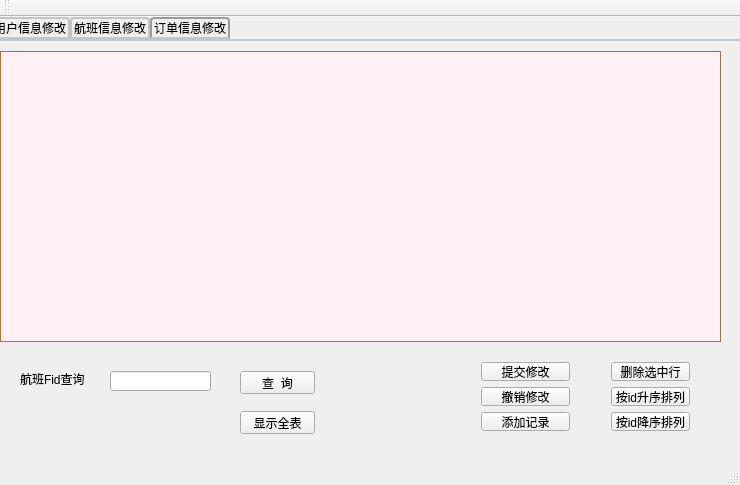
<?xml version="1.0" encoding="UTF-8"?>
<ui version="4.0">
 <class>MainWindow</class>
 <widget class="QMainWindow" name="MainWindow">
  <property name="geometry">
   <rect>
    <x>0</x>
    <y>0</y>
    <width>740</width>
    <height>485</height>
   </rect>
  </property>
  <property name="windowTitle">
   <string>MainWindow</string>
  </property>
  <widget class="QWidget" name="centralWidget">
   <widget class="QTabWidget" name="tabWidget">
    <property name="geometry">
     <rect>
      <x>-10</x>
      <y>0</y>
      <width>751</width>
      <height>441</height>
     </rect>
    </property>
    <property name="styleSheet">
     <string notr="true">QTabWidget::pane { /* The tab widget frame */
    border-top: 2px solid #C2C7CB;
    position: absolute;
    top: -0.5em;
}

QTabWidget::tab-bar {
    alignment: center;
}

/* Style the tab using the tab sub-control. Note that
    it reads QTabBar _not_ QTabWidget */
QTabBar::tab {
    background: qlineargradient(x1: 0, y1: 0, x2: 0, y2: 1,
                                stop: 0 #E1E1E1, stop: 0.4 #DDDDDD,
                                stop: 0.5 #D8D8D8, stop: 1.0 #D3D3D3);
    border: 2px solid #C4C4C3;
    border-bottom-color: #C2C7CB; /* same as the pane color */
    border-top-left-radius: 4px;
    border-top-right-radius: 4px;
    min-width: 8ex;
    padding: 2px;
}

QTabBar::tab:selected, QTabBar::tab:hover {
    background: qlineargradient(x1: 0, y1: 0, x2: 0, y2: 1,
                                stop: 0 #fafafa, stop: 0.4 #f4f4f4,
                                stop: 0.5 #e7e7e7, stop: 1.0 #fafafa);
}

QTabBar::tab:selected {
    border-color: #9B9B9B;
    border-bottom-color: #C2C7CB; /* same as pane color */
}</string>
    </property>
    <property name="currentIndex">
     <number>2</number>
    </property>
    <widget class="QWidget" name="tab_3">
     <attribute name="title">
      <string>用户信息修改</string>
     </attribute>
     <widget class="QTableView" name="tableView">
      <property name="geometry">
       <rect>
        <x>10</x>
        <y>10</y>
        <width>721</width>
        <height>291</height>
       </rect>
      </property>
      <property name="styleSheet">
       <string notr="true">
QTableView{
	 
    color: rgb(0, 0, 0);
    border: 1px solid #C07010;          /*边框颜色*/
    gridline-color:#C07010;             /*grid线颜色*/
    background-color: rgb(255, 240 ,245);
    alternate-background-color: rgb(200, 200, 200); /*行交替颜色*/
    selection-background-color: rgb(130, 190, 100); /*选中行背景颜色*/
}

QTableView::item:!alternate:!selected{
    background-color: rgb(220, 220, 220);    /*交替行的另一颜色*/
}
QHeaderView{background:skyblue;}</string>
      </property>
     </widget>
     <widget class="QLabel" name="label">
      <property name="geometry">
       <rect>
        <x>60</x>
        <y>320</y>
        <width>54</width>
        <height>12</height>
       </rect>
      </property>
      <property name="text">
       <string>姓名：</string>
      </property>
     </widget>
     <widget class="QLineEdit" name="lineEdit">
      <property name="geometry">
       <rect>
        <x>110</x>
        <y>320</y>
        <width>141</width>
        <height>20</height>
       </rect>
      </property>
     </widget>
     <widget class="QPushButton" name="pushButton_5">
      <property name="geometry">
       <rect>
        <x>260</x>
        <y>320</y>
        <width>75</width>
        <height>23</height>
       </rect>
      </property>
      <property name="text">
       <string>查  询</string>
      </property>
     </widget>
     <widget class="QPushButton" name="pushButton_6">
      <property name="geometry">
       <rect>
        <x>250</x>
        <y>360</y>
        <width>75</width>
        <height>23</height>
       </rect>
      </property>
      <property name="text">
       <string>显示全表</string>
      </property>
     </widget>
     <widget class="QWidget" name="verticalLayoutWidget">
      <property name="geometry">
       <rect>
        <x>620</x>
        <y>310</y>
        <width>101</width>
        <height>81</height>
       </rect>
      </property>
      <layout class="QVBoxLayout" name="verticalLayout">
       <item>
        <widget class="QPushButton" name="pushButton_4">
         <property name="text">
          <string>删除选中行</string>
         </property>
        </widget>
       </item>
       <item>
        <widget class="QPushButton" name="pushButton_7">
         <property name="text">
          <string>按id升序排列</string>
         </property>
        </widget>
       </item>
       <item>
        <widget class="QPushButton" name="pushButton_8">
         <property name="text">
          <string>按id降序排列</string>
         </property>
        </widget>
       </item>
      </layout>
     </widget>
     <widget class="QWidget" name="verticalLayoutWidget_6">
      <property name="geometry">
       <rect>
        <x>490</x>
        <y>310</y>
        <width>101</width>
        <height>83</height>
       </rect>
      </property>
      <layout class="QVBoxLayout" name="verticalLayout_6">
       <item>
        <widget class="QPushButton" name="pushButton">
         <property name="text">
          <string>提交修改</string>
         </property>
        </widget>
       </item>
       <item>
        <widget class="QPushButton" name="pushButton_2">
         <property name="text">
          <string>撤销修改</string>
         </property>
        </widget>
       </item>
       <item>
        <widget class="QPushButton" name="pushButton_3">
         <property name="text">
          <string>添加记录</string>
         </property>
        </widget>
       </item>
      </layout>
     </widget>
    </widget>
    <widget class="QWidget" name="tab_2">
     <attribute name="title">
      <string>航班信息修改</string>
     </attribute>
     <widget class="QTableView" name="tableView_2">
      <property name="geometry">
       <rect>
        <x>20</x>
        <y>20</y>
        <width>721</width>
        <height>291</height>
       </rect>
      </property>
      <property name="styleSheet">
       <string notr="true">
QTableView{
	 
    color: rgb(0, 0, 0);
    border: 1px solid #C07010;          /*边框颜色*/
    gridline-color:#C07010;             /*grid线颜色*/
    background-color: rgb(255, 240 ,245);
    alternate-background-color: rgb(200, 200, 200); /*行交替颜色*/
    selection-background-color: rgb(130, 190, 100); /*选中行背景颜色*/
}

QTableView::item:!alternate:!selected{
    background-color: rgb(220, 220, 220);    /*交替行的另一颜色*/
}
QHeaderView{background:skyblue;}</string>
      </property>
     </widget>
     <widget class="QWidget" name="verticalLayoutWidget_2">
      <property name="geometry">
       <rect>
        <x>620</x>
        <y>320</y>
        <width>91</width>
        <height>91</height>
       </rect>
      </property>
      <layout class="QVBoxLayout" name="verticalLayout_2">
       <item>
        <widget class="QPushButton" name="pushButton_12">
         <property name="text">
          <string>删除选中行</string>
         </property>
        </widget>
       </item>
       <item>
        <widget class="QPushButton" name="pushButton_13">
         <property name="text">
          <string>按Fid升序排列</string>
         </property>
        </widget>
       </item>
       <item>
        <widget class="QPushButton" name="pushButton_14">
         <property name="text">
          <string>按Fid降序排列</string>
         </property>
        </widget>
       </item>
      </layout>
     </widget>
     <widget class="QPushButton" name="pushButton_15">
      <property name="geometry">
       <rect>
        <x>250</x>
        <y>330</y>
        <width>75</width>
        <height>23</height>
       </rect>
      </property>
      <property name="text">
       <string>查  询</string>
      </property>
     </widget>
     <widget class="QPushButton" name="pushButton_16">
      <property name="geometry">
       <rect>
        <x>250</x>
        <y>360</y>
        <width>75</width>
        <height>23</height>
       </rect>
      </property>
      <property name="text">
       <string>显示全表</string>
      </property>
     </widget>
     <widget class="QLineEdit" name="lineEdit_2">
      <property name="geometry">
       <rect>
        <x>100</x>
        <y>330</y>
        <width>141</width>
        <height>20</height>
       </rect>
      </property>
     </widget>
     <widget class="QLabel" name="label_2">
      <property name="geometry">
       <rect>
        <x>40</x>
        <y>340</y>
        <width>54</width>
        <height>12</height>
       </rect>
      </property>
      <property name="text">
       <string>航班Fid号</string>
      </property>
     </widget>
     <widget class="QWidget" name="verticalLayoutWidget_5">
      <property name="geometry">
       <rect>
        <x>490</x>
        <y>330</y>
        <width>101</width>
        <height>91</height>
       </rect>
      </property>
      <layout class="QVBoxLayout" name="verticalLayout_5">
       <item>
        <widget class="QPushButton" name="pushButton_9">
         <property name="text">
          <string>提交修改</string>
         </property>
        </widget>
       </item>
       <item>
        <widget class="QPushButton" name="pushButton_11">
         <property name="text">
          <string>添加记录</string>
         </property>
        </widget>
       </item>
       <item>
        <widget class="QPushButton" name="pushButton_10">
         <property name="text">
          <string>撤销修改</string>
         </property>
        </widget>
       </item>
      </layout>
     </widget>
    </widget>
    <widget class="QWidget" name="tab">
     <attribute name="title">
      <string>订单信息修改</string>
     </attribute>
     <widget class="QTableView" name="tableView_3">
      <property name="geometry">
       <rect>
        <x>10</x>
        <y>10</y>
        <width>721</width>
        <height>291</height>
       </rect>
      </property>
      <property name="styleSheet">
       <string notr="true">
QTableView{
	 
    color: rgb(0, 0, 0);
    border: 1px solid #C07010;          /*边框颜色*/
    gridline-color:#C07010;             /*grid线颜色*/
    background-color: rgb(255, 240 ,245);
    alternate-background-color: rgb(200, 200, 200); /*行交替颜色*/
    selection-background-color: rgb(130, 190, 100); /*选中行背景颜色*/
}

QTableView::item:!alternate:!selected{
    background-color: rgb(220, 220, 220);    /*交替行的另一颜色*/
}
QHeaderView{background:skyblue;}</string>
      </property>
     </widget>
     <widget class="QWidget" name="verticalLayoutWidget_3">
      <property name="geometry">
       <rect>
        <x>610</x>
        <y>310</y>
        <width>101</width>
        <height>91</height>
       </rect>
      </property>
      <layout class="QVBoxLayout" name="verticalLayout_3">
       <item>
        <widget class="QPushButton" name="pushButton_20">
         <property name="text">
          <string>删除选中行</string>
         </property>
        </widget>
       </item>
       <item>
        <widget class="QPushButton" name="pushButton_21">
         <property name="text">
          <string>按id升序排列</string>
         </property>
        </widget>
       </item>
       <item>
        <widget class="QPushButton" name="pushButton_22">
         <property name="text">
          <string>按id降序排列</string>
         </property>
        </widget>
       </item>
      </layout>
     </widget>
     <widget class="QPushButton" name="pushButton_23">
      <property name="geometry">
       <rect>
        <x>250</x>
        <y>330</y>
        <width>75</width>
        <height>23</height>
       </rect>
      </property>
      <property name="text">
       <string>查  询</string>
      </property>
     </widget>
     <widget class="QPushButton" name="pushButton_24">
      <property name="geometry">
       <rect>
        <x>250</x>
        <y>370</y>
        <width>75</width>
        <height>23</height>
       </rect>
      </property>
      <property name="text">
       <string>显示全表</string>
      </property>
     </widget>
     <widget class="QLineEdit" name="lineEdit_3">
      <property name="geometry">
       <rect>
        <x>120</x>
        <y>330</y>
        <width>101</width>
        <height>20</height>
       </rect>
      </property>
     </widget>
     <widget class="QLabel" name="label_3">
      <property name="geometry">
       <rect>
        <x>30</x>
        <y>330</y>
        <width>71</width>
        <height>16</height>
       </rect>
      </property>
      <property name="text">
       <string>航班Fid查询</string>
      </property>
     </widget>
     <widget class="QWidget" name="verticalLayoutWidget_4">
      <property name="geometry">
       <rect>
        <x>480</x>
        <y>310</y>
        <width>111</width>
        <height>91</height>
       </rect>
      </property>
      <layout class="QVBoxLayout" name="verticalLayout_4">
       <item>
        <widget class="QPushButton" name="pushButton_17">
         <property name="text">
          <string>提交修改</string>
         </property>
        </widget>
       </item>
       <item>
        <widget class="QPushButton" name="pushButton_18">
         <property name="text">
          <string>撤销修改</string>
         </property>
        </widget>
       </item>
       <item>
        <widget class="QPushButton" name="pushButton_19">
         <property name="text">
          <string>添加记录</string>
         </property>
        </widget>
       </item>
      </layout>
     </widget>
    </widget>
   </widget>
  </widget>
  <widget class="QMenuBar" name="menuBar">
   <property name="geometry">
    <rect>
     <x>0</x>
     <y>0</y>
     <width>740</width>
     <height>23</height>
    </rect>
   </property>
  </widget>
  <widget class="QToolBar" name="mainToolBar">
   <attribute name="toolBarArea">
    <enum>TopToolBarArea</enum>
   </attribute>
   <attribute name="toolBarBreak">
    <bool>false</bool>
   </attribute>
  </widget>
  <widget class="QStatusBar" name="statusBar"/>
 </widget>
 <layoutdefault spacing="6" margin="11"/>
 <resources/>
 <connections/>
</ui>
